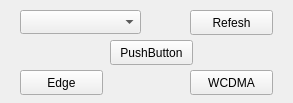
<?xml version="1.0" encoding="UTF-8"?>
<ui version="4.0">
 <class>MainWindow</class>
 <widget class="QMainWindow" name="MainWindow">
  <property name="geometry">
   <rect>
    <x>0</x>
    <y>0</y>
    <width>293</width>
    <height>103</height>
   </rect>
  </property>
  <property name="windowTitle">
   <string>MainWindow</string>
  </property>
  <widget class="QWidget" name="centralWidget">
   <widget class="QPushButton" name="commit_2g">
    <property name="geometry">
     <rect>
      <x>20</x>
      <y>70</y>
      <width>83</width>
      <height>25</height>
     </rect>
    </property>
    <property name="text">
     <string>Edge</string>
    </property>
   </widget>
   <widget class="QComboBox" name="cbb_dev">
    <property name="geometry">
     <rect>
      <x>20</x>
      <y>10</y>
      <width>121</width>
      <height>24</height>
     </rect>
    </property>
   </widget>
   <widget class="QPushButton" name="add_i">
    <property name="geometry">
     <rect>
      <x>190</x>
      <y>10</y>
      <width>83</width>
      <height>25</height>
     </rect>
    </property>
    <property name="text">
     <string>Refesh</string>
    </property>
   </widget>
   <widget class="QPushButton" name="pushButton">
    <property name="geometry">
     <rect>
      <x>190</x>
      <y>70</y>
      <width>83</width>
      <height>25</height>
     </rect>
    </property>
    <property name="text">
     <string>WCDMA</string>
    </property>
   </widget>
   <widget class="QPushButton" name="pushButton_2">
    <property name="geometry">
     <rect>
      <x>110</x>
      <y>40</y>
      <width>83</width>
      <height>25</height>
     </rect>
    </property>
    <property name="text">
     <string>PushButton</string>
    </property>
   </widget>
  </widget>
 </widget>
 <layoutdefault spacing="6" margin="11"/>
 <resources/>
 <connections/>
</ui>
